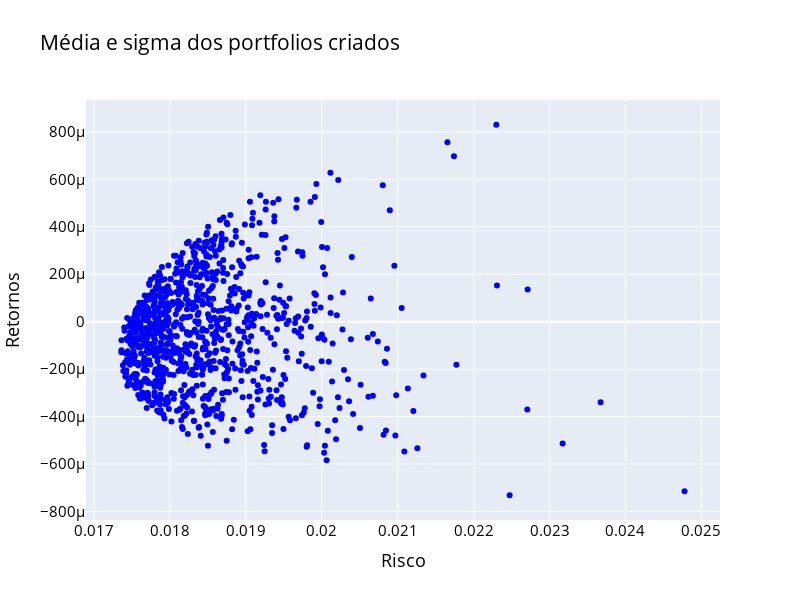

Here is the notebook cell this chart was saved with:
### Code cell
# Plotando a média e o sigma dos portfolios criados

fig = go.Figure(data = go.Scatter(x = stds[:,0], y = means[:,0], mode = "markers", marker_color = "blue"))

fig.update_layout(height = 600, width = 800
                  , title_text = "Média e sigma dos portfolios criados"
                  , font_color = "blue"
                  , title_font_color = "black"
                  , xaxis_title = "Risco"
                  , yaxis_title = "Retornos"
                  , font = dict(size = 15, color = "Black")
                 )

fig.show()

### Figure 1 — Plotly figure (JSON) as saved in the notebook; plotly's stock layout.template omitted (floating-point values rounded to 4 significant figures; data arrays with more than 128 entries replaced by an {"elided": "..."} marker saying what was removed)
{"data": [{"marker": {"color": "blue"}, "mode": "markers", "type": "scatter", "x": {"elided": "1000 float values"}, "y": {"elided": "1000 float values"}}], "layout": {"font": {"color": "Black", "size": 15}, "height": 600, "title": {"font": {"color": "black"}, "text": "Média e sigma dos portfolios criados"}, "width": 800, "xaxis": {"title": {"text": "Risco"}}, "yaxis": {"title": {"text": "Retornos"}}}}
